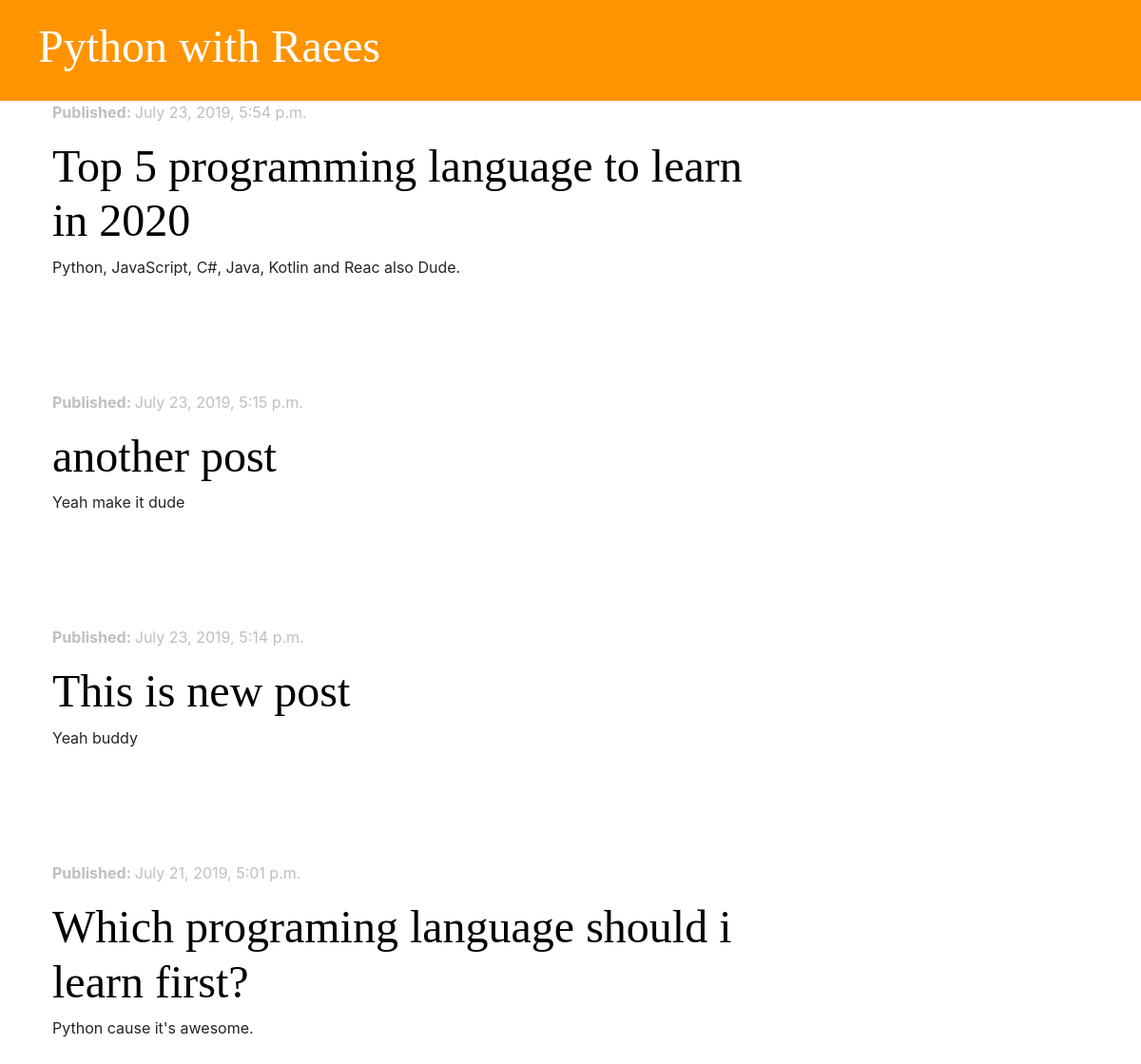
Before: / with the older database file.
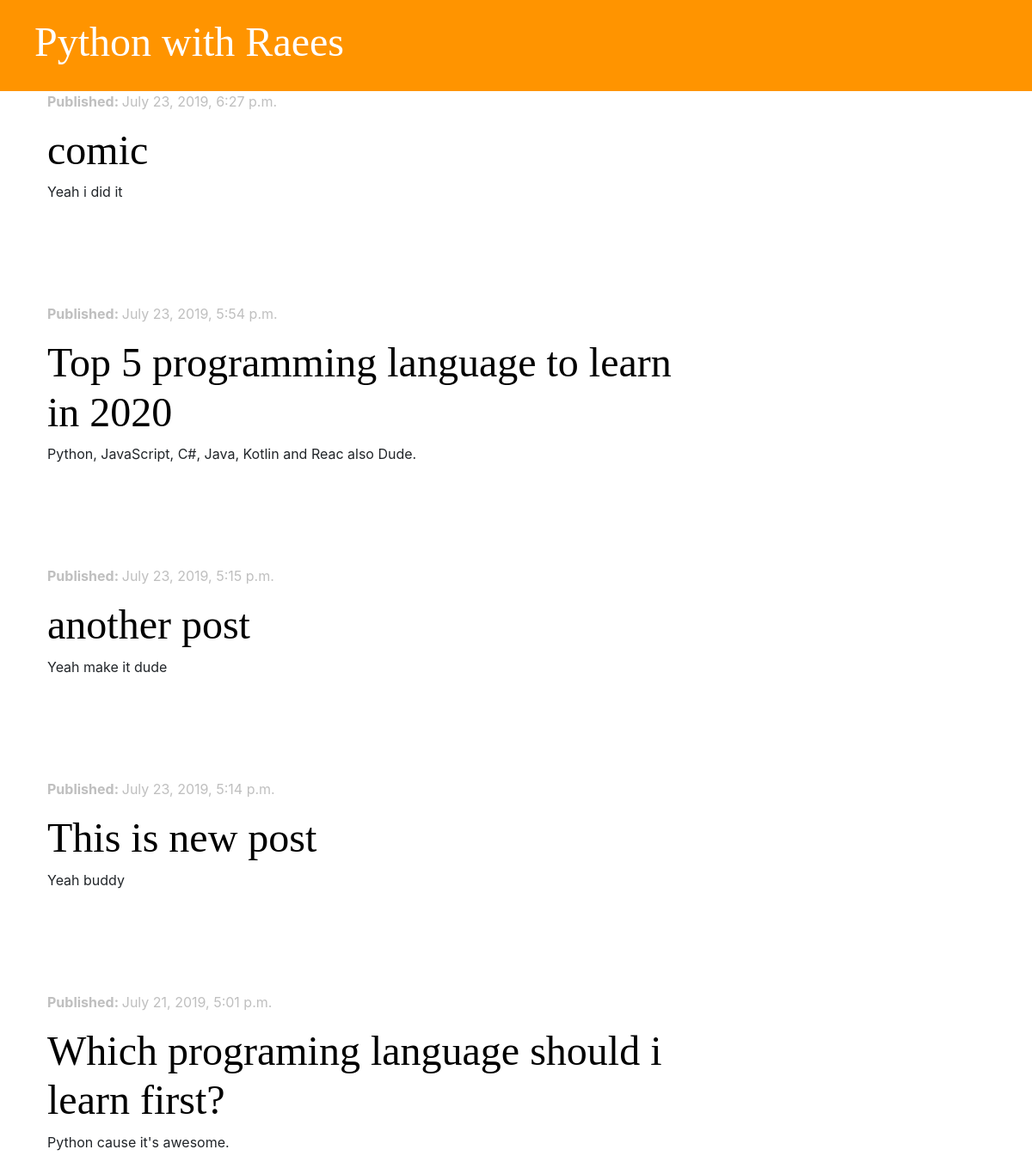
After: the same page with the newer database file.
### blog/models.py (models this page shows, shortened)
class Post(models.Model):
    author         = models.ForeignKey('auth.User', on_delete=models.CASCADE)
    title          = models.CharField(max_length=200)
    body           = models.TextField()
    created_date   = models.DateTimeField(default=timezone.now)
    published_date = models.DateTimeField(blank=True, null=True)

### blog/views.py (the view)
# urls.py: path('', views.post_list, name='post_list'),
def post_list(request):
    posts = Post.objects.filter(published_date__lte=timezone.now()).order_by('-published_date')
    stuff_for_frontend = {'posts': posts}
    return render(request, 'blog/post_list.html', stuff_for_frontend)

### blog/templates/blog/post_list.html
{% extends 'blog/base.html' %}
{% block content %}
    {% for post in posts %}
        <div class="post">
            <div class="date">
                <p> <strong>Published: </strong> {{ post.published_date }}</p>
            </div>
            <h2><a href="{% url 'post_detail' pk=post.pk %}"> {{ post.title }} </a></h2>
            <p> {{ post.body|linebreaksbr }} </p>
        </div>
        <br>
        <br>
    {% endfor %}
{% endblock %}

### blog/templates/blog/base.html (shortened to what this page needs)
<!DOCTYPE html>
<html lang="en">
<head>
    {% load staticfiles %}
    <link rel="stylesheet" href="https://stackpath.bootstrapcdn.com/bootstrap/4.3.1/css/bootstrap.min.css">
    <link rel="stylesheet" href="{% static 'css/blog.css' %}">
</head>
<body>
<div class="page-header">
    <h1><a href="{% url 'post_list' %}"> Python with Raees </a> </h1>
</div>
<div class="content container">
    <div class="row">
        <div class="col-md-8">
{% block content %}
{% endblock %}
        </div>
    </div>
</div>
</body>
</html>

### blog/static/css/blog.css (style rules this page uses)
.page-header { background-color: #ff9400; margin: 0; padding: 20px 20px 20px 40px; }
.page-header h1, .page-header h1 a { color: #ffffff; font-size: 36pt; text-decoration: none; }
.content { margin-left: 40px; }
h1, h2, h3, h4 { font-family: 'Permanent Marker', cursive; font-size: 48px; }
.date { color: #82828282; }
.post { margin-bottom: 70px; }
.post h2 a { color: #000000; }

Changed rows visible on the page:
added Post: published_date "July 23, 2019, 6:27 p.m.", title "comic", body "Yeah i did it"
